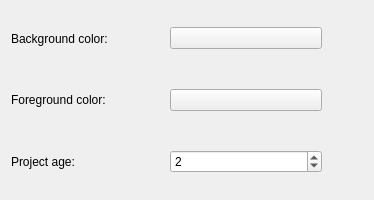
<?xml version="1.0" encoding="UTF-8"?>
<ui version="4.0">
 <class>SettingsGeneral</class>
 <widget class="QWidget" name="SettingsGeneral">
  <property name="geometry">
   <rect>
    <x>0</x>
    <y>0</y>
    <width>374</width>
    <height>200</height>
   </rect>
  </property>
  <layout class="QGridLayout">
   <item row="0" column="0">
    <widget class="QLabel" name="projectLabel">
     <property name="text">
      <string>Background color:</string>
     </property>
     <property name="wordWrap">
      <bool>false</bool>
     </property>
    </widget>
   </item>
   <item row="0" column="1">
    <widget class="KColorButton" name="kcfg_colorBackground">
     <property name="toolTip">
      <string>Choose a new background color</string>
     </property>
     <property name="whatsThis">
      <string>&lt;html&gt;&lt;head&gt;&lt;meta name=&quot;qrichtext&quot; content=&quot;1&quot; /&gt;&lt;style type=&quot;text/css&quot;&gt;
p, li { white-space: pre-wrap; }
&lt;/style&gt;&lt;/head&gt;&lt;body style=&quot; font-family:'DejaVu Serif'; font-size:9pt; font-weight:400; font-style:normal;&quot;&gt;
&lt;p style=&quot; margin-top:0px; margin-bottom:0px; margin-left:0px; margin-right:0px; -qt-block-indent:0; text-indent:0px;&quot;&gt;Change the &lt;span style=&quot; font-weight:600;&quot;&gt;background&lt;/span&gt; color by clicking here and choose the new &lt;span style=&quot; color:#ff0000;&quot;&gt;color&lt;/span&gt; in the &lt;span style=&quot; font-style:italic;&quot;&gt;color dialog&lt;/span&gt;.&lt;/p&gt;&lt;/body&gt;&lt;/html&gt;</string>
     </property>
     <property name="text">
      <string/>
     </property>
    </widget>
   </item>
   <item row="2" column="0">
    <widget class="QLabel" name="backgroundLabel">
     <property name="text">
      <string>Project age:</string>
     </property>
     <property name="wordWrap">
      <bool>false</bool>
     </property>
    </widget>
   </item>
   <item row="1" column="0">
    <widget class="QLabel" name="foregroundLabel">
     <property name="text">
      <string>Foreground color:</string>
     </property>
     <property name="wordWrap">
      <bool>false</bool>
     </property>
    </widget>
   </item>
   <item row="1" column="1">
    <widget class="KColorButton" name="kcfg_colorForeground">
     <property name="toolTip">
      <string>Choose a new foreground color</string>
     </property>
     <property name="whatsThis">
      <string>&lt;html&gt;&lt;head&gt;&lt;meta name=&quot;qrichtext&quot; content=&quot;1&quot; /&gt;&lt;style type=&quot;text/css&quot;&gt;
p, li { white-space: pre-wrap; }
&lt;/style&gt;&lt;/head&gt;&lt;body style=&quot; font-family:'DejaVu Serif'; font-size:9pt; font-weight:400; font-style:normal;&quot;&gt;
&lt;p style=&quot; margin-top:0px; margin-bottom:0px; margin-left:0px; margin-right:0px; -qt-block-indent:0; text-indent:0px;&quot;&gt;Change the &lt;span style=&quot; font-weight:600;&quot;&gt;foreground&lt;/span&gt; color by clicking here and choose the new &lt;span style=&quot; color:#ff0000;&quot;&gt;color&lt;/span&gt; in the &lt;span style=&quot; font-style:italic;&quot;&gt;color dialog&lt;/span&gt;.&lt;/p&gt;&lt;/body&gt;&lt;/html&gt;</string>
     </property>
     <property name="text">
      <string/>
     </property>
    </widget>
   </item>
   <item row="0" column="2">
    <spacer>
     <property name="orientation">
      <enum>Qt::Vertical</enum>
     </property>
     <property name="sizeType">
      <enum>QSizePolicy::Expanding</enum>
     </property>
     <property name="sizeHint" stdset="0">
      <size>
       <width>41</width>
       <height>20</height>
      </size>
     </property>
    </spacer>
   </item>
   <item row="1" column="2">
    <spacer>
     <property name="orientation">
      <enum>Qt::Vertical</enum>
     </property>
     <property name="sizeType">
      <enum>QSizePolicy::Expanding</enum>
     </property>
     <property name="sizeHint" stdset="0">
      <size>
       <width>41</width>
       <height>20</height>
      </size>
     </property>
    </spacer>
   </item>
   <item row="2" column="1">
    <widget class="QSpinBox" name="kcfg_valTime">
     <property name="toolTip">
      <string>Set the project age (in days)</string>
     </property>
     <property name="whatsThis">
      <string>Change the project age (in days) by choosing a new number of days.</string>
     </property>
     <property name="minimum">
      <number>1</number>
     </property>
     <property name="value">
      <number>2</number>
     </property>
    </widget>
   </item>
   <item row="2" column="2">
    <spacer>
     <property name="orientation">
      <enum>Qt::Vertical</enum>
     </property>
     <property name="sizeType">
      <enum>QSizePolicy::Expanding</enum>
     </property>
     <property name="sizeHint" stdset="0">
      <size>
       <width>41</width>
       <height>20</height>
      </size>
     </property>
    </spacer>
   </item>
  </layout>
 </widget>
 <customwidgets>
  <customwidget>
   <class>KColorButton</class>
   <extends>QPushButton</extends>
   <header>kcolorbutton.h</header>
  </customwidget>
 </customwidgets>
 <includes>
  <include location="local">kcolorbutton.h</include>
 </includes>
 <resources/>
 <connections/>
</ui>
